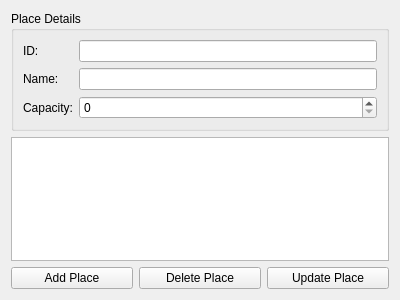
<?xml version="1.0" encoding="UTF-8"?>
<ui version="4.0">
 <class>PlacesUI</class>
 <widget class="QWidget" name="PlacesUI">
  <property name="geometry">
   <rect>
    <x>0</x>
    <y>0</y>
    <width>400</width>
    <height>300</height>
   </rect>
  </property>
  <property name="windowTitle">
   <string>Form</string>
  </property>
  <layout class="QVBoxLayout" name="verticalLayout_3">
   <item>
    <widget class="QGroupBox" name="groupBox">
     <property name="title">
      <string>Place Details</string>
     </property>
     <layout class="QFormLayout" name="formLayout">
      <item row="0" column="0">
       <widget class="QLabel" name="nameLabel_2">
        <property name="text">
         <string>ID:</string>
        </property>
       </widget>
      </item>
      <item row="0" column="1">
       <widget class="QLineEdit" name="idLineEdit"/>
      </item>
      <item row="1" column="0">
       <widget class="QLabel" name="rankingLabel">
        <property name="text">
         <string>Name:</string>
        </property>
       </widget>
      </item>
      <item row="1" column="1">
       <widget class="QLineEdit" name="nameLineEdit"/>
      </item>
      <item row="2" column="0">
       <widget class="QLabel" name="capacityLabel">
        <property name="text">
         <string>Capacity:</string>
        </property>
       </widget>
      </item>
      <item row="2" column="1">
       <widget class="QSpinBox" name="capacitySpinBox"/>
      </item>
     </layout>
    </widget>
   </item>
   <item>
    <widget class="QTableView" name="placesTableView"/>
   </item>
   <item>
    <layout class="QHBoxLayout" name="horizontalLayout">
     <item>
      <widget class="QPushButton" name="addPlaceButton">
       <property name="text">
        <string>Add Place</string>
       </property>
      </widget>
     </item>
     <item>
      <widget class="QPushButton" name="deletePlaceButton">
       <property name="text">
        <string>Delete Place</string>
       </property>
      </widget>
     </item>
     <item>
      <widget class="QPushButton" name="updatePlaceButton">
       <property name="text">
        <string>Update Place</string>
       </property>
      </widget>
     </item>
    </layout>
   </item>
  </layout>
 </widget>
 <resources/>
 <connections/>
</ui>
